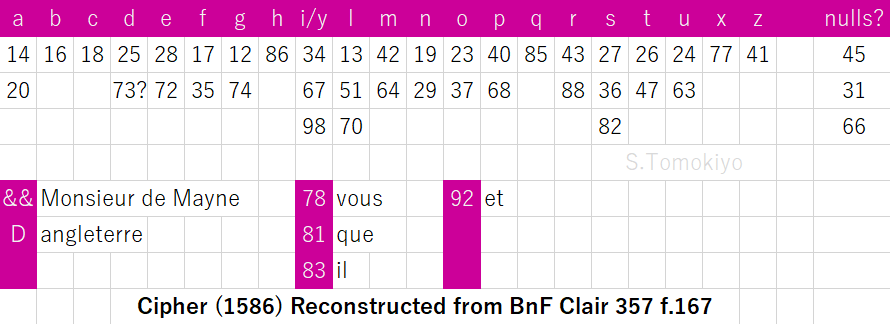
#> input picture clair357/henryiii_Anonymous.png, 890 x 324 px, given in place of c005.jpg, which was not available
$ python linecrop.py 5 5 henryiii_Anonymous.png
#> lines starting #> are read from the running program, lines starting #| are printed output that depends on the picture; pictures that were not available may be replaced by others from this repository, and a replacement may not be noted
import sys
from PIL import Image, ImageOps
c=int(sys.argv[1]); y=int(sys.argv[2]); tag=sys.argv[3]
im=Image.open(f'img/c{c:03d}.jpg').convert('L'); w,h=im.size
#> after `im = Image.open(f'img/c{c:03d}.jpg').convert('L')`:
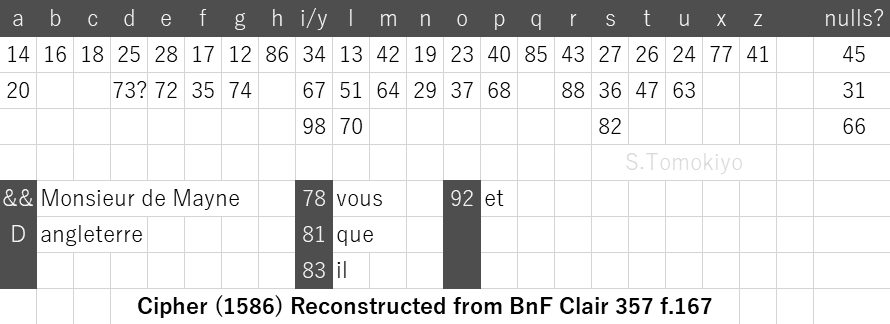
#> im: PIL image 890x324 L; min 0, max 255, mean 219.6
#> after `w, h = im.size`: w = 890; h = 324
x0=int(w*0.07); n=3; step=(w-x0)//n
#> after `x0 = int(w * 0.07)`: x0 = 62
#> after `step = (w - x0) // n`: step = 276
for i in range(n):
    a=x0+i*step-60; b=min(w,x0+(i+1)*step+60)
    cr=ImageOps.autocontrast(im.crop((a,y-75,b,y+85)),cutoff=1)
    cr=cr.resize((int(cr.size[0]*1.5),int(cr.size[1]*1.5)),Image.LANCZOS)
    cr.save(f'ln/{tag}_{i}.png')
#> this loop made 3 passes
#> pass 1, `cr=ImageOps.autocontrast(im.crop((a,y-75,b,y+85)),cutoff=1)`:
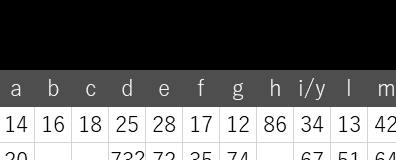
#> cr: PIL image 396x160 L; min 0, max 255, mean 98.2
#> pass 1, `cr=cr.resize((int(cr.size[0]*1.5),int(cr.size[1]*1.5)),Image.LANCZOS)`:
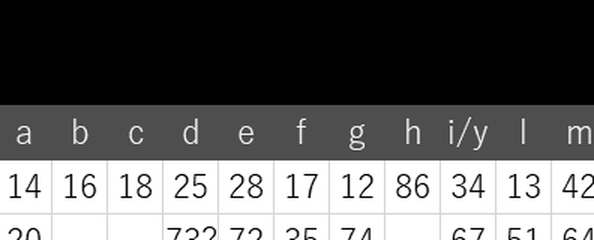
#> cr: PIL image 594x240 L; min 0, max 255, mean 97.8
#> pass 2, `cr=ImageOps.autocontrast(im.crop((a,y-75,b,y+85)),cutoff=1)`:
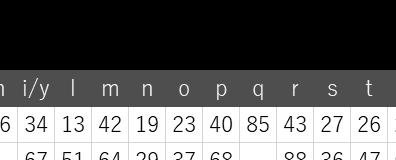
#> cr: PIL image 396x160 L; min 0, max 255, mean 97.9
#> pass 2, `cr=cr.resize((int(cr.size[0]*1.5),int(cr.size[1]*1.5)),Image.LANCZOS)`:
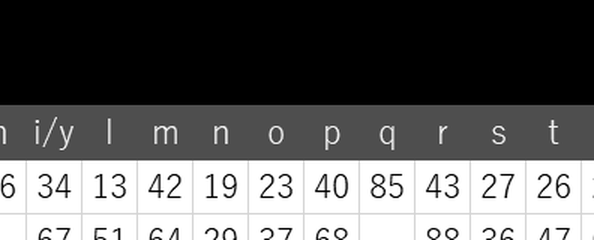
#> cr: PIL image 594x240 L; min 0, max 255, mean 97.5
#> after the loop:
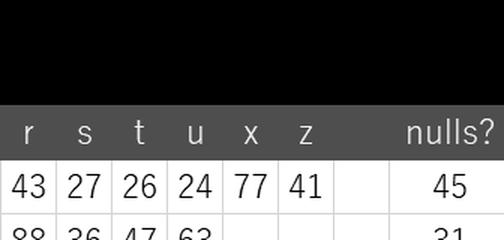
#> cr: PIL image 504x240 L; min 0, max 255, mean 99.2
